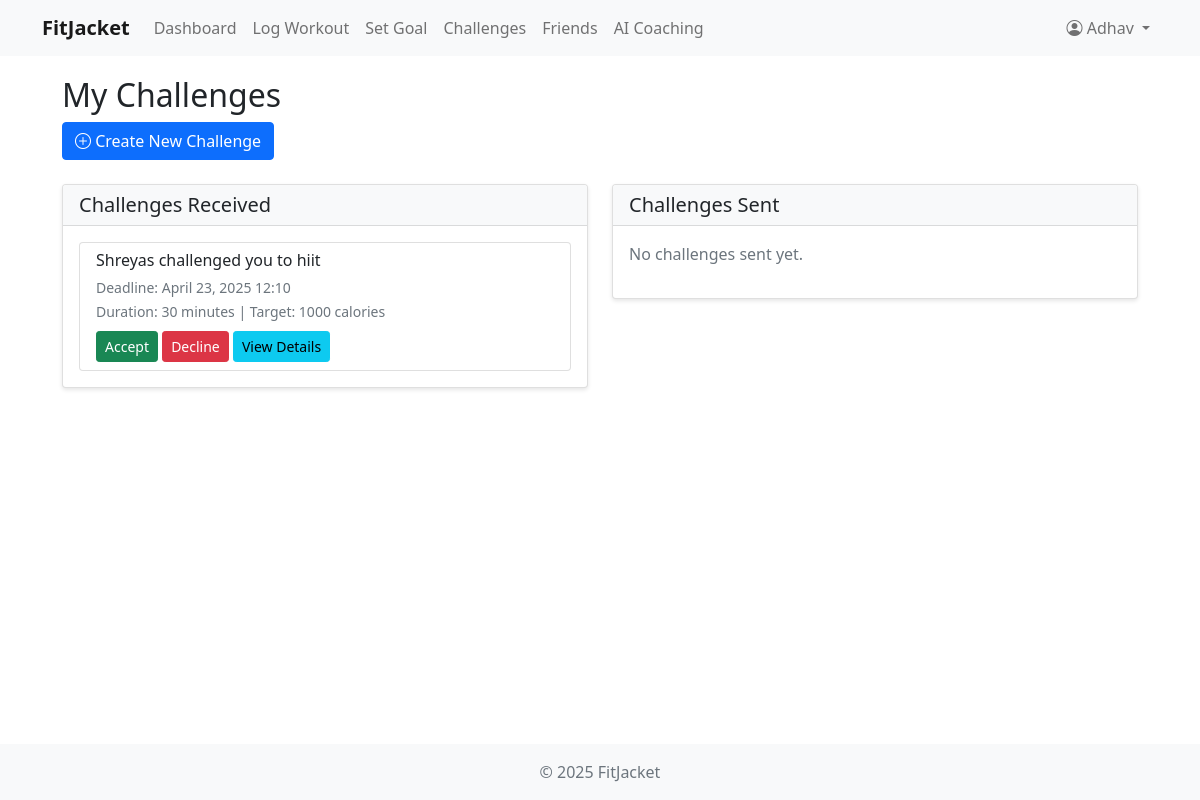
Before: /challenges/ (signed in) with the older database file.
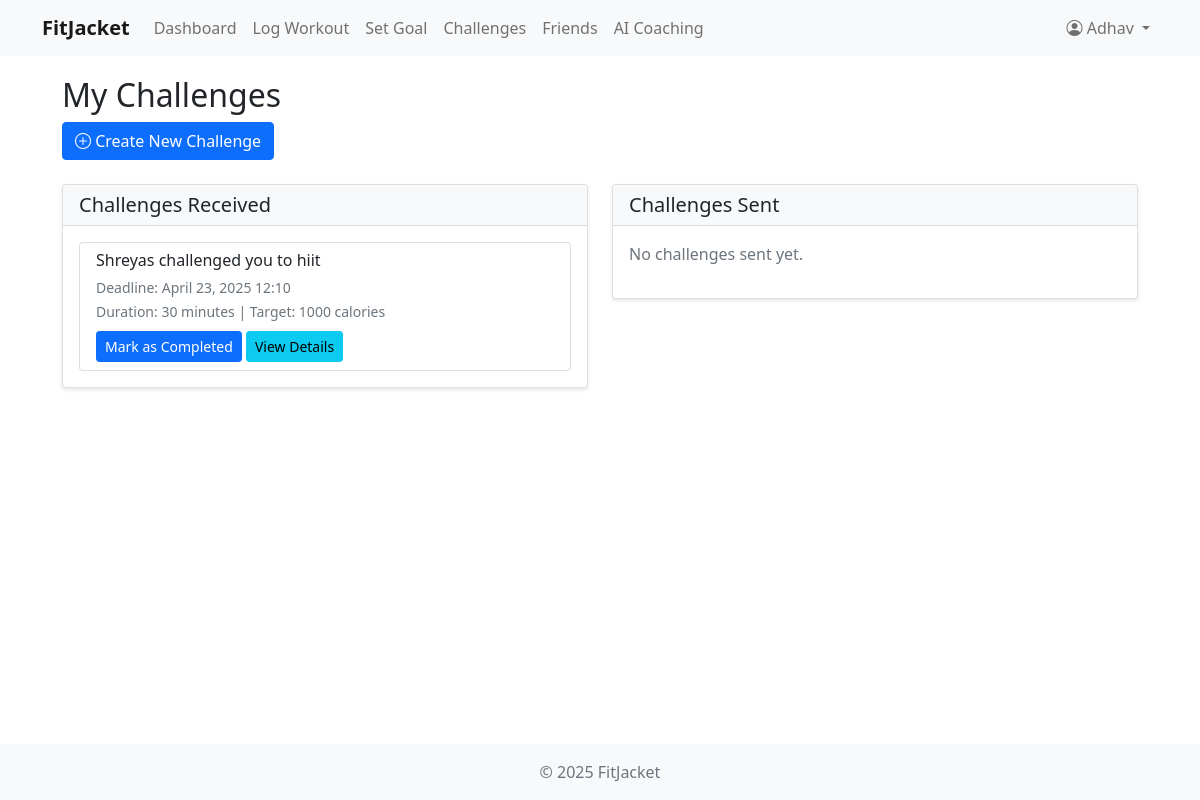
After: the same page with the newer database file.
### fitness/models.py (models this page shows, shortened)
class Challenge(models.Model):
    WORKOUT_TYPES = [
        ('cardio', 'Cardio'),
        ('strength', 'Strength Training'),
        ('flexibility', 'Flexibility'),
        ('hiit', 'HIIT'),
        ('other', 'Other')
    ]
    STATUS_CHOICES = [
        ('pending', 'Pending'),
        ('accepted', 'Accepted'),
        ('completed', 'Completed'),
        ('declined', 'Declined')
    ]
    challenger = models.ForeignKey(CustomUser, on_delete=models.CASCADE, related_name='challenges_sent', null=True)
    challenged = models.ForeignKey(CustomUser, on_delete=models.CASCADE, related_name='challenges_received', null=True)
    workout_type = models.CharField(max_length=20, choices=WORKOUT_TYPES, default='cardio')
    duration = models.PositiveIntegerField(help_text="Duration in minutes", default=30)
    description = models.TextField(blank=True)
    deadline = models.DateTimeField(null=True)
    status = models.CharField(max_length=20, choices=STATUS_CHOICES, default='pending')
    created_at = models.DateTimeField(auto_now_add=True)
    completed_at = models.DateTimeField(null=True, blank=True)
    calories_target = models.PositiveIntegerField(null=True, blank=True, help_text="Target calories to burn")
    location = models.CharField(max_length=100, blank=True)
    notes = models.TextField(blank=True, help_text="Additional notes or requirements")
    class Meta:
        ordering = ['-created_at']

class CustomUser(AbstractUser):
    USER_TYPE_CHOICES = (
        ('user', 'User'),
        ('coach', 'Coach'),
    )
    user_type = models.CharField(max_length=10, choices=USER_TYPE_CHOICES, default='user')
    bio = models.TextField(blank=True)
    profile_picture = models.ImageField(upload_to='profile_pictures/', null=True, blank=True)
    fitness_level = models.CharField(max_length=20, choices=(
        ('beginner', 'Beginner'),
        ('intermediate', 'Intermediate'),
        ('advanced', 'Advanced'),
    ), default='beginner')
    friends = models.ManyToManyField('self', symmetrical=False, blank=True)

### fitness/views.py (the view)
# urls.py: path('challenges/', views.challenges, name='challenges'),
@login_required
def challenges(request):
    sent_challenges = Challenge.objects.filter(challenger=request.user)
    received_challenges = Challenge.objects.filter(challenged=request.user)
    return render(request, 'fitness/challenges.html', {
        'sent_challenges': sent_challenges,
        'received_challenges': received_challenges,
        'title': 'My Challenges'
    })

### fitness/templates/fitness/challenges.html (shortened to what the changed rows need)
{% extends 'fitness/base.html' %}
{% block content %}
<div class="container">
    <div class="row mb-4">
        <div class="col">
            <h2>My Challenges</h2>
        </div>
    </div>
    <div class="row">
        <div class="col-md-6">
            <div class="card">
                <div class="card-body">
                    {% if received_challenges %}
                        <div class="list-group">
                            {% for challenge in received_challenges %}
                                <div class="list-group-item">
                                    <div class="d-flex justify-content-between align-items-center">
                                        <div>
                                            <h6 class="mb-1">{{ challenge.challenger.username }} challenged you to {{ challenge.workout_type }}</h6>
                                            <small class="text-muted">
                                                Deadline: {{ challenge.deadline|date:"F d, Y H:i" }}
                                                <br>
                                                Duration: {{ challenge.duration }} minutes
                                                {% if challenge.calories_target %}
                                                    | Target: {{ challenge.calories_target }} calories
                                                {% endif %}
                                            </small>
                                        </div>
                                        <span class="badge bg-{{ challenge.status|default:'secondary' }}">
                                        </span>
                                    </div>
                                    <div class="mt-2">
                                        {% if challenge.status == 'pending' %}
                                            <form method="post" action="{% url 'challenge_detail' challenge.id %}" class="d-inline">
                                                <button type="submit" name="action" value="accept" class="btn btn-success btn-sm">
                                                    Accept
                                                </button>
                                                <button type="submit" name="action" value="decline" class="btn btn-danger btn-sm">
                                                    Decline
                                                </button>
                                            </form>
                                        {% elif challenge.status == 'accepted' %}
                                            <form method="post" action="{% url 'challenge_detail' challenge.id %}" class="d-inline">
                                                <button type="submit" name="action" value="complete" class="btn btn-primary btn-sm">
                                                    Mark as Completed
                                                </button>
                                            </form>
                                        {% endif %}
                                        <a href="{% url 'challenge_detail' challenge.id %}" class="btn btn-info btn-sm">
                                            View Details
                                        </a>
                                    </div>
                                </div>
                            {% endfor %}
                        </div>
                    {% else %}
                        <p class="text-muted">No challenges received yet.</p>
                    {% endif %}
                </div>
            </div>
        </div>
    </div>
</div>
{% endblock %}

Changed rows visible on the page:
changed Challenge "hiit": status "Accept Decline" → "Mark as Completed"
